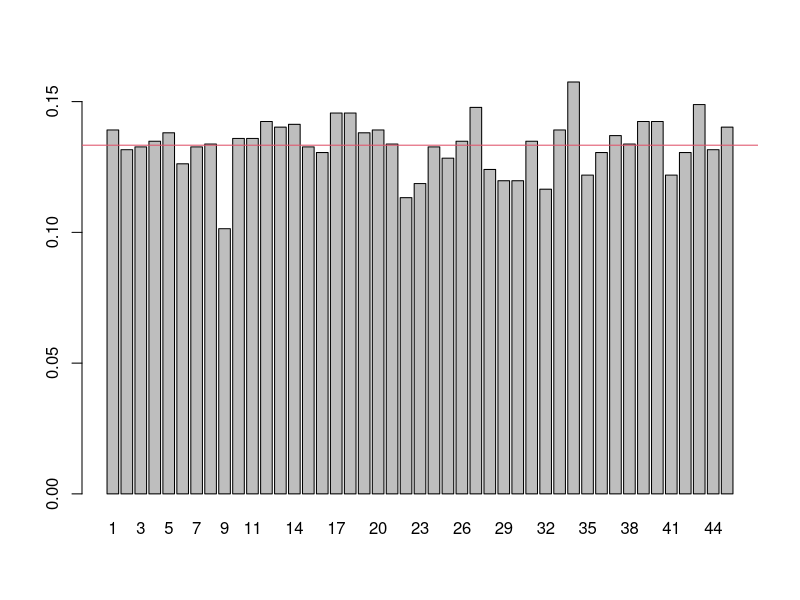
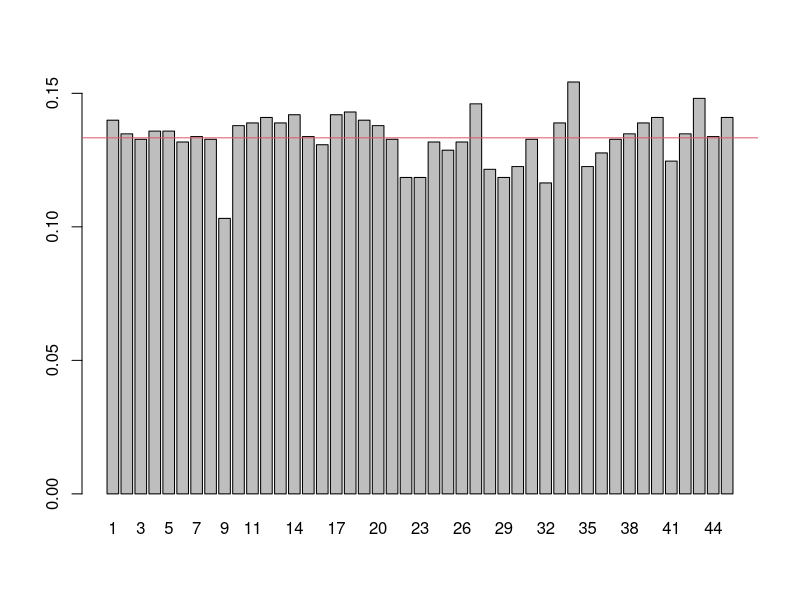
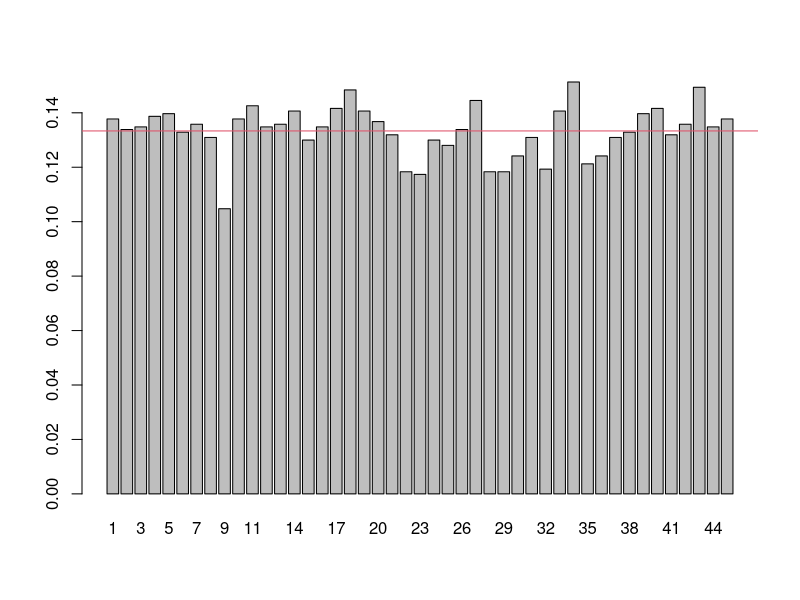

These charts were generated, in order, by the following R code:
setwd("~/STA3126/mathematical-statistics")
lotto = read.csv("Lotto.csv", header = T)
head(lotto)

# cbind = combine column vectors
WN = cbind(lotto$X1, lotto$X2, lotto$X3, lotto$X4, lotto$X5, lotto$X6)
head(WN) # command + Enter

table(WN) # number of rounds to be selected as one of the winning numbers
dim(WN)[1]
nrow(WN) # total number of rounds

# relative frequencey = table winning number / total number of rounds
RF = table(WN) / nrow(WN)
RF # relative frequency of each numbers

barplot(RF) # barplot of relative frequencey

# h = horizontal line, col = color
# theoretical probability
abline(h = 6/45, col = 2) # y = a+bx # if we only use h = ? it becomes horizontal line


# simulate again because the data size is too small
# simulating lotto for next 100 years 

# integers from 1:45 and select six numbers randomly 
sample(1:45, 6)

# for the next 100 years 5200 rounds
for(i in 1:52*100) {
  WN = rbind(WN, sample(1:45, 6)) #generate numbers and attach to WN
}

RF = table(WN) / nrow(WN) # relative frequency
RF

barplot(RF) # barplot of relative frequencey
abline(h = 6/45, col = 2) # y = a+bx # horizontal line

# 900 years
# for the next 100 years 5200 rounds
for(i in 1:52*900) {
  WN = rbind(WN, sample(1:45, 6)) #generate numbers and attach to WN
}

RF = table(WN) / nrow(WN) # relative frequency
RF

barplot(RF) # barplot of relative frequencey
abline(h = 6/45, col = 2) # y = a+bx # horizontal line



